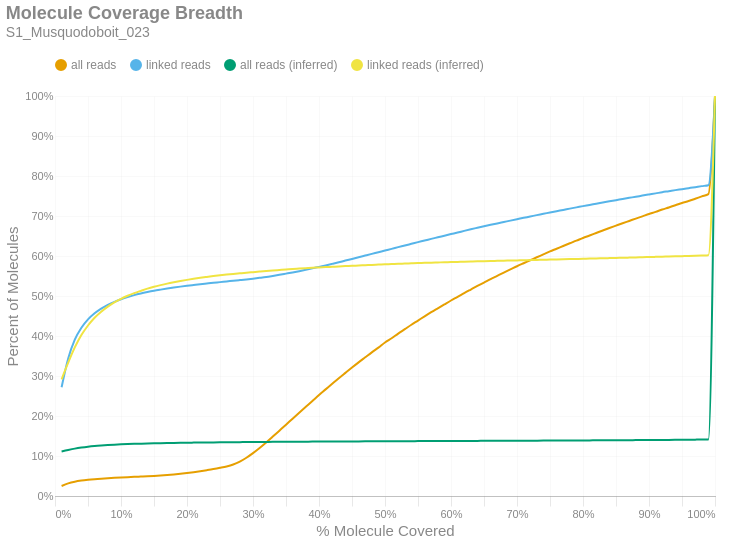

Notebook code cell kept with this figure:
### Markdown cell above
### Molecule Read Coverage
This chart shows molecule coverage breadth as computed by the number of bases aligned to that molecule. In other words, "*how much of each unique long molecule is actually sequenced/aligned?*" Keep in mind there is a distinction between sequences and alignments, since some sequences belonging to a particular molecule may not align well and wouldn't appear in the alignment data. This chart also shows molecule coverage breadth as computed by the *inferred fragment* from which the aligned sequences originate. Unlike read coverage, this calculation takes into account the total insert size, including unsequenced gaps between the forward and reverse reads. Like the previous figures, these are cumulative percents.

### Code cell
if SKIPLR:
    print_html(f"Skipped")
else:
    binned_df = consolidated_hist(valids['coverage_bp'], mask, 0.01, True)
    binned_df_inf = consolidated_hist(valids['coverage_inserts'], mask, 0.01, True)
    binned_df = binned_df.with_columns(pl.lit(binned_df_inf['all reads (cumsum)']).alias('all reads (inferred)'))
    binned_df = binned_df.with_columns(pl.lit(binned_df_inf['linked reads (cumsum)']).alias('linked reads (inferred)'))
    binned_df = binned_df.with_columns(
        (pl.col('bin').cast(pl.Float64) + 0.01).alias('right_edge')
    )

    with SafeRender(binned_df):
        (
            density_plot(binned_df, 'Molecule Coverage Breadth', samplename, 'molcov', ['all reads (inferred)','linked reads (inferred)'])
            .encode(
                #x=alt.X('bin:Q', title="% Molecule Covered").axis(format = '%').scale(padding=0),
                x=alt.X('right_edge:Q', title="% Molecule Covered").axis(format='%').scale(padding=0),
                y=alt.Y('value:Q', title='Percent of Molecules')
                    .axis(format='%')
                    .stack(False)
                    .scale(domainMin=0, padding=0),
                color=alt.Color("key:N").scale(domain = ["all reads", "linked reads", "all reads (inferred)", "linked reads (inferred)"]),
                tooltip = [
                    alt.Tooltip("key:N", title = "Data Type"),
                    alt.Tooltip("range_label:N", title="% Molecule Covered"),
                    alt.Tooltip("value:Q", format = ".2%", title="% Molecules")
                ]
            )
        ).display()

### Figure 1 — Vega-Lite specification as saved in the notebook (floating-point values rounded to 4 significant figures)
{"width": "container", "height": 400, "config": {"title": {"anchor": "start", "dy": -15, "fontSize": 18, "color": "#888888", "subtitleColor": "#888888", "subtitleFontSize": 14}, "arc": {"fill": "#0072B2"}, "axis": {"domainColor": "#888888", "domainWidth": 0.5, "gridWidth": 0.2, "grid": false, "titleFontWeight": 400, "titleFontSize": 15, "labelFontSize": 11, "labelColor": "#888888", "tickColor": "#888888", "tickWidth": 0.2, "titleColor": "#888888"}, "axisBand": {"grid": false}, "axisX": {"grid": true, "tickSize": 10, "domainCap": "round"}, "axisY": {"domain": false, "grid": true, "tickSize": 0, "domainCap": "round"}, "background": "transparent", "header": {"labelFontSize": 15, "labelColor": "#888888", "titleFontSize": 15, "titleFontWeight": 600, "titleColor": "#888888"}, "legend": {"labelFont": "sans-serif", "labelFontSize": 12, "labelColor": "#888888", "symbolSize": 100, "symbolType": "circle", "titleFontSize": 12, "titlePadding": 10, "titleColor": "#888888", "title": null, "orient": "top"}, "range": {"category": ["#E69F00", "#56B4E9", "#009E73", "#F0E442", "#0072B2", "#D55E00", "#CC79A7", "#000000"], "diverging": ["#cfe8f3", "#a2d4ec", "#73bfe2", "#46abdb", "#1696d2", "#12719e"]}, "area": {"fill": "#0072B2", "fillOpacity": 0.7, "line": true, "strokeOpacity": 0.7}, "line": {"color": "#0072B2", "stroke": "#0072B2", "strokeWidth": 2}, "trail": {"color": "#0072B2", "stroke": "#0072B2", "strokeWidth": 0, "size": 1}, "point": {"filled": true, "fillOpacity": 1.0, "size": 95}, "text": {"color": "#888888", "fontSize": 11, "align": "right", "fontWeight": 400, "size": 11}, "bar": {"fill": "#0072B2", "stroke": null}, "view": {"stroke": null, "continuousWidth": 660, "continuousHeight": 400}}, "data": {"name": "data-cb3903264679a934cd5b0e10487278dd"}, "mark": {"type": "line", "interpolate": "monotone", "point": {"opacity": 0, "size": 275}}, "encoding": {"color": {"field": "key", "scale": {"domain": ["all reads", "linked reads", "all reads (inferred)", "linked reads (inferred)"]}, "type": "nominal"}, "tooltip": [{"field": "key", "title": "Data Type", "type": "nominal"}, {"field": "range_label", "title": "% Molecule Covered", "type": "nominal"}, {"field": "value", "format": ".2%", "title": "% Molecules", "type": "quantitative"}], "x": {"axis": {"format": "%"}, "field": "right_edge", "scale": {"padding": 0}, "title": "% Molecule Covered", "type": "quantitative"}, "y": {"axis": {"format": "%"}, "field": "value", "scale": {"domainMin": 0, "padding": 0}, "stack": false, "title": "Percent of Molecules", "type": "quantitative"}}, "params": [{"name": "param_c36ac31b6afebe62", "select": {"type": "point", "fields": ["key"]}, "bind": "legend"}], "title": {"text": "Molecule Coverage Breadth", "subtitle": "S1_Musquodoboit_023"}, "transform": [{"fold": ["all reads (cumsum)", "linked reads (cumsum)", "all reads (inferred)", "linked reads (inferred)"]}, {"calculate": "replace(datum.key, ' (cumsum)', '')", "as": "key"}, {"filter": {"param": "param_c36ac31b6afebe62"}}], "usermeta": {"embedOptions": {"downloadFileName": "S1_Musquodoboit_023.molcov"}}, "$schema": "https://vega.github.io/schema/vega-lite/v6.1.0.json", "datasets": {"data-cb3903264679a934cd5b0e10487278dd": [{"bin": "0.0", "interval": "0.0-0.01", "all reads": 0.02504, "linked reads": 0.272, "all reads (cumsum)": 0.02504, "linked reads (cumsum)": 0.272, "range_label": "0.0-0.01", "all reads (inferred)": 0.1115, "linked reads (inferred)": 0.2917, "right_edge": 0.01}, {"bin": "0.01", "interval": "0.01-0.02", "all reads": 0.006424, "linked reads": 0.07164, "all reads (cumsum)": 0.03146, "linked reads (cumsum)": 0.3436, "range_label": "0.01-0.02", "all reads (inferred)": 0.1151, "linked reads (inferred)": 0.3333, "right_edge": 0.02}, {"bin": "0.02", "interval": "0.02-0.03", "all reads": 0.00427, "linked reads": 0.04705, "all reads (cumsum)": 0.03573, "linked reads (cumsum)": 0.3907, "range_label": "0.02-0.03", "all reads (inferred)": 0.1185, "linked reads (inferred)": 0.3714, "right_edge": 0.03}, {"bin": "0.03", "interval": "0.03-0.04", "all reads": 0.002832, "linked reads": 0.0298, "all reads (cumsum)": 0.03857, "linked reads (cumsum)": 0.4205, "range_label": "0.03-0.04", "all reads (inferred)": 0.1211, "linked reads (inferred)": 0.4022, "right_edge": 0.04}, {"bin": "0.04", "interval": "0.04-0.05", "all reads": 0.002032, "linked reads": 0.02093, "all reads (cumsum)": 0.0406, "linked reads (cumsum)": 0.4414, "range_label": "0.04-0.05", "all reads (inferred)": 0.1233, "linked reads (inferred)": 0.4262, "right_edge": 0.05}, {"bin": "0.05", "interval": "0.05-0.06", "all reads": 0.001577, "linked reads": 0.01531, "all reads (cumsum)": 0.04218, "linked reads (cumsum)": 0.4567, "range_label": "0.05-0.06", "all reads (inferred)": 0.125, "linked reads (inferred)": 0.4455, "right_edge": 0.06}, {"bin": "0.06", "interval": "0.06-0.07", "all reads": 0.001251, "linked reads": 0.01169, "all reads (cumsum)": 0.04343, "linked reads (cumsum)": 0.4684, "range_label": "0.06-0.07", "all reads (inferred)": 0.1263, "linked reads (inferred)": 0.4606, "right_edge": 0.07}, {"bin": "0.07", "interval": "0.07-0.08", "all reads": 0.001049, "linked reads": 0.009384, "all reads (cumsum)": 0.04448, "linked reads (cumsum)": 0.4778, "range_label": "0.07-0.08", "all reads (inferred)": 0.1274, "linked reads (inferred)": 0.4734, "right_edge": 0.08}, {"bin": "0.08", "interval": "0.08-0.09", "all reads": 0.0009319, "linked reads": 0.007709, "all reads (cumsum)": 0.04541, "linked reads (cumsum)": 0.4855, "range_label": "0.08-0.09", "all reads (inferred)": 0.1283, "linked reads (inferred)": 0.4841, "right_edge": 0.09}, {"bin": "0.09", "interval": "0.09-0.1", "all reads": 0.0008685, "linked reads": 0.006307, "all reads (cumsum)": 0.04628, "linked reads (cumsum)": 0.4918, "range_label": "0.09-0.1", "all reads (inferred)": 0.1291, "linked reads (inferred)": 0.493, "right_edge": 0.1}, {"bin": "0.1", "interval": "0.1-0.11", "all reads": 0.000829, "linked reads": 0.00559, "all reads (cumsum)": 0.04711, "linked reads (cumsum)": 0.4974, "range_label": "0.1-0.11", "all reads (inferred)": 0.1298, "linked reads (inferred)": 0.5006, "right_edge": 0.11}, {"bin": "0.11", "interval": "0.11-0.12", "all reads": 0.0007906, "linked reads": 0.004826, "all reads (cumsum)": 0.0479, "linked reads (cumsum)": 0.5022, "range_label": "0.11-0.12", "all reads (inferred)": 0.1303, "linked reads (inferred)": 0.5071, "right_edge": 0.12}, {"bin": "0.12", "interval": "0.12-0.13", "all reads": 0.0007441, "linked reads": 0.004044, "all reads (cumsum)": 0.04864, "linked reads (cumsum)": 0.5063, "range_label": "0.12-0.13", "all reads (inferred)": 0.1308, "linked reads (inferred)": 0.5129, "right_edge": 0.13}, {"bin": "0.13", "interval": "0.13-0.14", "all reads": 0.0007499, "linked reads": 0.003545, "all reads (cumsum)": 0.04939, "linked reads (cumsum)": 0.5098, "range_label": "0.13-0.14", "all reads (inferred)": 0.1313, "linked reads (inferred)": 0.5184, "right_edge": 0.14}, {"bin": "0.14", "interval": "0.14-0.15", "all reads": 0.0008359, "linked reads": 0.00323, "all reads (cumsum)": 0.05023, "linked reads (cumsum)": 0.513, "range_label": "0.14-0.15", "all reads (inferred)": 0.1317, "linked reads (inferred)": 0.5231, "right_edge": 0.15}, {"bin": "0.15", "interval": "0.15-0.16", "all reads": 0.0009994, "linked reads": 0.002878, "all reads (cumsum)": 0.05123, "linked reads (cumsum)": 0.5159, "range_label": "0.15-0.16", "all reads (inferred)": 0.1321, "linked reads (inferred)": 0.5272, "right_edge": 0.16}, {"bin": "0.16", "interval": "0.16-0.17", "all reads": 0.001198, "linked reads": 0.002744, "all reads (cumsum)": 0.05242, "linked reads (cumsum)": 0.5187, "range_label": "0.16-0.17", "all reads (inferred)": 0.1324, "linked reads (inferred)": 0.5309, "right_edge": 0.17}, {"bin": "0.17", "interval": "0.17-0.18", "all reads": 0.001469, "linked reads": 0.002503, "all reads (cumsum)": 0.05389, "linked reads (cumsum)": 0.5212, "range_label": "0.17-0.18", "all reads (inferred)": 0.1327, "linked reads (inferred)": 0.5343, "right_edge": 0.18}, {"bin": "0.18", "interval": "0.18-0.19", "all reads": 0.001697, "linked reads": 0.002267, "all reads (cumsum)": 0.05559, "linked reads (cumsum)": 0.5234, "range_label": "0.18-0.19", "all reads (inferred)": 0.133, "linked reads (inferred)": 0.5374, "right_edge": 0.19}, {"bin": "0.19", "interval": "0.19-0.2", "all reads": 0.001933, "linked reads": 0.002096, "all reads (cumsum)": 0.05752, "linked reads (cumsum)": 0.5255, "range_label": "0.19-0.2", "all reads (inferred)": 0.1332, "linked reads (inferred)": 0.5403, "right_edge": 0.2}, {"bin": "0.2", "interval": "0.2-0.21", "all reads": 0.002109, "linked reads": 0.002013, "all reads (cumsum)": 0.05963, "linked reads (cumsum)": 0.5275, "range_label": "0.2-0.21", "all reads (inferred)": 0.1335, "linked reads (inferred)": 0.5429, "right_edge": 0.21}, {"bin": "0.21", "interval": "0.21-0.22", "all reads": 0.002358, "linked reads": 0.001994, "all reads (cumsum)": 0.06199, "linked reads (cumsum)": 0.5295, "range_label": "0.21-0.22", "all reads (inferred)": 0.1337, "linked reads (inferred)": 0.5453, "right_edge": 0.22}, {"bin": "0.22", "interval": "0.22-0.23", "all reads": 0.002555, "linked reads": 0.001777, "all reads (cumsum)": 0.06455, "linked reads (cumsum)": 0.5313, "range_label": "0.22-0.23", "all reads (inferred)": 0.1339, "linked reads (inferred)": 0.5476, "right_edge": 0.23}, {"bin": "0.23", "interval": "0.23-0.24", "all reads": 0.002726, "linked reads": 0.001754, "all reads (cumsum)": 0.06727, "linked reads (cumsum)": 0.5331, "range_label": "0.23-0.24", "all reads (inferred)": 0.1341, "linked reads (inferred)": 0.5498, "right_edge": 0.24}, {"bin": "0.24", "interval": "0.24-0.25", "all reads": 0.003122, "linked reads": 0.001633, "all reads (cumsum)": 0.07039, "linked reads (cumsum)": 0.5347, "range_label": "0.24-0.25", "all reads (inferred)": 0.1342, "linked reads (inferred)": 0.5517, "right_edge": 0.25}, {"bin": "0.25", "interval": "0.25-0.26", "all reads": 0.003515, "linked reads": 0.001708, "all reads (cumsum)": 0.07391, "linked reads (cumsum)": 0.5364, "range_label": "0.25-0.26", "all reads (inferred)": 0.1344, "linked reads (inferred)": 0.5535, "right_edge": 0.26}, {"bin": "0.26", "interval": "0.26-0.27", "all reads": 0.004913, "linked reads": 0.001624, "all reads (cumsum)": 0.07882, "linked reads (cumsum)": 0.538, "range_label": "0.26-0.27", "all reads (inferred)": 0.1345, "linked reads (inferred)": 0.5551, "right_edge": 0.27}, {"bin": "0.27", "interval": "0.27-0.28", "all reads": 0.007174, "linked reads": 0.001708, "all reads (cumsum)": 0.08599, "linked reads (cumsum)": 0.5397, "range_label": "0.27-0.28", "all reads (inferred)": 0.1347, "linked reads (inferred)": 0.5567, "right_edge": 0.28}, {"bin": "0.28", "interval": "0.28-0.29", "all reads": 0.009675, "linked reads": 0.001745, "all reads (cumsum)": 0.09567, "linked reads (cumsum)": 0.5415, "range_label": "0.28-0.29", "all reads (inferred)": 0.1348, "linked reads (inferred)": 0.5582, "right_edge": 0.29}, {"bin": "0.29", "interval": "0.29-0.3", "all reads": 0.0116, "linked reads": 0.00192, "all reads (cumsum)": 0.1073, "linked reads (cumsum)": 0.5434, "range_label": "0.29-0.3", "all reads (inferred)": 0.1349, "linked reads (inferred)": 0.5597, "right_edge": 0.3}, {"bin": "0.3", "interval": "0.3-0.31", "all reads": 0.01283, "linked reads": 0.002041, "all reads (cumsum)": 0.1201, "linked reads (cumsum)": 0.5454, "range_label": "0.3-0.31", "all reads (inferred)": 0.1351, "linked reads (inferred)": 0.5611, "right_edge": 0.31}, {"bin": "0.31", "interval": "0.31-0.32", "all reads": 0.0138, "linked reads": 0.002166, "all reads (cumsum)": 0.1339, "linked reads (cumsum)": 0.5476, "range_label": "0.31-0.32", "all reads (inferred)": 0.1352, "linked reads (inferred)": 0.5626, "right_edge": 0.32}, {"bin": "0.32", "interval": "0.32-0.33", "all reads": 0.01455, "linked reads": 0.002619, "all reads (cumsum)": 0.1485, "linked reads (cumsum)": 0.5502, "range_label": "0.32-0.33", "all reads (inferred)": 0.1353, "linked reads (inferred)": 0.5639, "right_edge": 0.33}, {"bin": "0.33", "interval": "0.33-0.34", "all reads": 0.01486, "linked reads": 0.002735, "all reads (cumsum)": 0.1633, "linked reads (cumsum)": 0.553, "range_label": "0.33-0.34", "all reads (inferred)": 0.1354, "linked reads (inferred)": 0.5651, "right_edge": 0.34}, {"bin": "0.34", "interval": "0.34-0.35", "all reads": 0.01489, "linked reads": 0.002952, "all reads (cumsum)": 0.1782, "linked reads (cumsum)": 0.5559, "range_label": "0.34-0.35", "all reads (inferred)": 0.1356, "linked reads (inferred)": 0.5663, "right_edge": 0.35}, {"bin": "0.35", "interval": "0.35-0.36", "all reads": 0.01507, "linked reads": 0.00298, "all reads (cumsum)": 0.1933, "linked reads (cumsum)": 0.5589, "range_label": "0.35-0.36", "all reads (inferred)": 0.1357, "linked reads (inferred)": 0.5675, "right_edge": 0.36}, {"bin": "0.36", "interval": "0.36-0.37", "all reads": 0.01493, "linked reads": 0.003142, "all reads (cumsum)": 0.2082, "linked reads (cumsum)": 0.562, "range_label": "0.36-0.37", "all reads (inferred)": 0.1358, "linked reads (inferred)": 0.5685, "right_edge": 0.37}, {"bin": "0.37", "interval": "0.37-0.38", "all reads": 0.01477, "linked reads": 0.003438, "all reads (cumsum)": 0.223, "linked reads (cumsum)": 0.5655, "range_label": "0.37-0.38", "all reads (inferred)": 0.1359, "linked reads (inferred)": 0.5695, "right_edge": 0.38}, {"bin": "0.38", "interval": "0.38-0.39", "all reads": 0.01469, "linked reads": 0.003586, "all reads (cumsum)": 0.2377, "linked reads (cumsum)": 0.5691, "range_label": "0.38-0.39", "all reads (inferred)": 0.136, "linked reads (inferred)": 0.5706, "right_edge": 0.39}, {"bin": "0.39", "interval": "0.39-0.4", "all reads": 0.01483, "linked reads": 0.003785, "all reads (cumsum)": 0.2525, "linked reads (cumsum)": 0.5728, "range_label": "0.39-0.4", "all reads (inferred)": 0.136, "linked reads (inferred)": 0.5714, "right_edge": 0.4}, {"bin": "0.4", "interval": "0.4-0.41", "all reads": 0.01406, "linked reads": 0.003628, "all reads (cumsum)": 0.2666, "linked reads (cumsum)": 0.5765, "range_label": "0.4-0.41", "all reads (inferred)": 0.1361, "linked reads (inferred)": 0.5723, "right_edge": 0.41}, {"bin": "0.41", "interval": "0.41-0.42", "all reads": 0.01407, "linked reads": 0.003869, "all reads (cumsum)": 0.2806, "linked reads (cumsum)": 0.5803, "range_label": "0.41-0.42", "all reads (inferred)": 0.1362, "linked reads (inferred)": 0.5731, "right_edge": 0.42}, {"bin": "0.42", "interval": "0.42-0.43", "all reads": 0.01387, "linked reads": 0.00397, "all reads (cumsum)": 0.2945, "linked reads (cumsum)": 0.5843, "range_label": "0.42-0.43", "all reads (inferred)": 0.1363, "linked reads (inferred)": 0.5739, "right_edge": 0.43}, {"bin": "0.43", "interval": "0.43-0.44", "all reads": 0.01336, "linked reads": 0.004225, "all reads (cumsum)": 0.3079, "linked reads (cumsum)": 0.5885, "range_label": "0.43-0.44", "all reads (inferred)": 0.1364, "linked reads (inferred)": 0.5747, "right_edge": 0.44}, {"bin": "0.44", "interval": "0.44-0.45", "all reads": 0.01326, "linked reads": 0.004007, "all reads (cumsum)": 0.3211, "linked reads (cumsum)": 0.5925, "range_label": "0.44-0.45", "all reads (inferred)": 0.1365, "linked reads (inferred)": 0.5754, "right_edge": 0.45}, {"bin": "0.45", "interval": "0.45-0.46", "all reads": 0.01301, "linked reads": 0.004188, "all reads (cumsum)": 0.3341, "linked reads (cumsum)": 0.5967, "range_label": "0.45-0.46", "all reads (inferred)": 0.1365, "linked reads (inferred)": 0.5762, "right_edge": 0.46}, {"bin": "0.46", "interval": "0.46-0.47", "all reads": 0.01255, "linked reads": 0.00429, "all reads (cumsum)": 0.3467, "linked reads (cumsum)": 0.601, "range_label": "0.46-0.47", "all reads (inferred)": 0.1366, "linked reads (inferred)": 0.577, "right_edge": 0.47}, {"bin": "0.47", "interval": "0.47-0.48", "all reads": 0.01252, "linked reads": 0.004266, "all reads (cumsum)": 0.3592, "linked reads (cumsum)": 0.6053, "range_label": "0.47-0.48", "all reads (inferred)": 0.1367, "linked reads (inferred)": 0.5777, "right_edge": 0.48}, {"bin": "0.48", "interval": "0.48-0.49", "all reads": 0.01161, "linked reads": 0.004183, "all reads (cumsum)": 0.3708, "linked reads (cumsum)": 0.6095, "range_label": "0.48-0.49", "all reads (inferred)": 0.1368, "linked reads (inferred)": 0.5784, "right_edge": 0.49}, {"bin": "0.49", "interval": "0.49-0.5", "all reads": 0.01291, "linked reads": 0.004257, "all reads (cumsum)": 0.3837, "linked reads (cumsum)": 0.6137, "range_label": "0.49-0.5", "all reads (inferred)": 0.1369, "linked reads (inferred)": 0.5792, "right_edge": 0.5}, {"bin": "0.5", "interval": "0.5-0.51", "all reads": 0.01061, "linked reads": 0.004128, "all reads (cumsum)": 0.3943, "linked reads (cumsum)": 0.6179, "range_label": "0.5-0.51", "all reads (inferred)": 0.1369, "linked reads (inferred)": 0.5798, "right_edge": 0.51}, {"bin": "0.51", "interval": "0.51-0.52", "all reads": 0.01172, "linked reads": 0.004257, "all reads (cumsum)": 0.4061, "linked reads (cumsum)": 0.6221, "range_label": "0.51-0.52", "all reads (inferred)": 0.137, "linked reads (inferred)": 0.5805, "right_edge": 0.52}, {"bin": "0.52", "interval": "0.52-0.53", "all reads": 0.01098, "linked reads": 0.004123, "all reads (cumsum)": 0.417, "linked reads (cumsum)": 0.6262, "range_label": "0.52-0.53", "all reads (inferred)": 0.1371, "linked reads (inferred)": 0.5811, "right_edge": 0.53}, {"bin": "0.53", "interval": "0.53-0.54", "all reads": 0.01108, "linked reads": 0.00422, "all reads (cumsum)": 0.4281, "linked reads (cumsum)": 0.6305, "range_label": "0.53-0.54", "all reads (inferred)": 0.1371, "linked reads (inferred)": 0.5817, "right_edge": 0.54}, {"bin": "0.54", "interval": "0.54-0.55", "all reads": 0.01049, "linked reads": 0.004216, "all reads (cumsum)": 0.4386, "linked reads (cumsum)": 0.6347, "range_label": "0.54-0.55", "all reads (inferred)": 0.1372, "linked reads (inferred)": 0.5823, "right_edge": 0.55}, {"bin": "0.55", "interval": "0.55-0.56", "all reads": 0.01061, "linked reads": 0.003919, "all reads (cumsum)": 0.4492, "linked reads (cumsum)": 0.6386, "range_label": "0.55-0.56", "all reads (inferred)": 0.1373, "linked reads (inferred)": 0.5828, "right_edge": 0.56}, {"bin": "0.56", "interval": "0.56-0.57", "all reads": 0.01025, "linked reads": 0.004211, "all reads (cumsum)": 0.4595, "linked reads (cumsum)": 0.6428, "range_label": "0.56-0.57", "all reads (inferred)": 0.1373, "linked reads (inferred)": 0.5834, "right_edge": 0.57}, {"bin": "0.57", "interval": "0.57-0.58", "all reads": 0.009826, "linked reads": 0.00398, "all reads (cumsum)": 0.4693, "linked reads (cumsum)": 0.6468, "range_label": "0.57-0.58", "all reads (inferred)": 0.1374, "linked reads (inferred)": 0.5839, "right_edge": 0.58}, {"bin": "0.58", "interval": "0.58-0.59", "all reads": 0.009767, "linked reads": 0.004007, "all reads (cumsum)": 0.4791, "linked reads (cumsum)": 0.6508, "range_label": "0.58-0.59", "all reads (inferred)": 0.1375, "linked reads (inferred)": 0.5844, "right_edge": 0.59}, {"bin": "0.59", "interval": "0.59-0.6", "all reads": 0.009686, "linked reads": 0.003993, "all reads (cumsum)": 0.4887, "linked reads (cumsum)": 0.6548, "range_label": "0.59-0.6", "all reads (inferred)": 0.1375, "linked reads (inferred)": 0.5848, "right_edge": 0.6}, {"bin": "0.6", "interval": "0.6-0.61", "all reads": 0.009072, "linked reads": 0.003878, "all reads (cumsum)": 0.4978, "linked reads (cumsum)": 0.6587, "range_label": "0.6-0.61", "all reads (inferred)": 0.1376, "linked reads (inferred)": 0.5853, "right_edge": 0.61}, {"bin": "0.61", "interval": "0.61-0.62", "all reads": 0.009382, "linked reads": 0.004179, "all reads (cumsum)": 0.5072, "linked reads (cumsum)": 0.6628, "range_label": "0.61-0.62", "all reads (inferred)": 0.1377, "linked reads (inferred)": 0.5858, "right_edge": 0.62}, {"bin": "0.62", "interval": "0.62-0.63", "all reads": 0.008957, "linked reads": 0.003947, "all reads (cumsum)": 0.5162, "linked reads (cumsum)": 0.6668, "range_label": "0.62-0.63", "all reads (inferred)": 0.1377, "linked reads (inferred)": 0.5862, "right_edge": 0.63}, {"bin": "0.63", "interval": "0.63-0.64", "all reads": 0.008879, "linked reads": 0.003762, "all reads (cumsum)": 0.525, "linked reads (cumsum)": 0.6705, "range_label": "0.63-0.64", "all reads (inferred)": 0.1378, "linked reads (inferred)": 0.5866, "right_edge": 0.64}, {"bin": "0.64", "interval": "0.64-0.65", "all reads": 0.008563, "linked reads": 0.003725, "all reads (cumsum)": 0.5336, "linked reads (cumsum)": 0.6743, "range_label": "0.64-0.65", "all reads (inferred)": 0.1378, "linked reads (inferred)": 0.587, "right_edge": 0.65}, {"bin": "0.65", "interval": "0.65-0.66", "all reads": 0.008745, "linked reads": 0.003665, "all reads (cumsum)": 0.5423, "linked reads (cumsum)": 0.6779, "range_label": "0.65-0.66", "all reads (inferred)": 0.1379, "linked reads (inferred)": 0.5874, "right_edge": 0.66}, {"bin": "0.66", "interval": "0.66-0.67", "all reads": 0.008184, "linked reads": 0.003568, "all reads (cumsum)": 0.5505, "linked reads (cumsum)": 0.6815, "range_label": "0.66-0.67", "all reads (inferred)": 0.138, "linked reads (inferred)": 0.5878, "right_edge": 0.67}, {"bin": "0.67", "interval": "0.67-0.68", "all reads": 0.008139, "linked reads": 0.003475, "all reads (cumsum)": 0.5587, "linked reads (cumsum)": 0.685, "range_label": "0.67-0.68", "all reads (inferred)": 0.1381, "linked reads (inferred)": 0.5883, "right_edge": 0.68}, {"bin": "0.68", "interval": "0.68-0.69", "all reads": 0.007834, "linked reads": 0.003484, "all reads (cumsum)": 0.5665, "linked reads (cumsum)": 0.6885, "range_label": "0.68-0.69", "all reads (inferred)": 0.1381, "linked reads (inferred)": 0.5886, "right_edge": 0.69}, {"bin": "0.69", "interval": "0.69-0.7", "all reads": 0.007906, "linked reads": 0.003471, "all reads (cumsum)": 0.5744, "linked reads (cumsum)": 0.6919, "range_label": "0.69-0.7", "all reads (inferred)": 0.1382, "linked reads (inferred)": 0.589, "right_edge": 0.7}, {"bin": "0.7", "interval": "0.7-0.71", "all reads": 0.00752, "linked reads": 0.003457, "all reads (cumsum)": 0.5819, "linked reads (cumsum)": 0.6954, "range_label": "0.7-0.71", "all reads (inferred)": 0.1383, "linked reads (inferred)": 0.5895, "right_edge": 0.71}, {"bin": "0.71", "interval": "0.71-0.72", "all reads": 0.007432, "linked reads": 0.003332, "all reads (cumsum)": 0.5894, "linked reads (cumsum)": 0.6987, "range_label": "0.71-0.72", "all reads (inferred)": 0.1383, "linked reads (inferred)": 0.5899, "right_edge": 0.72}, {"bin": "0.72", "interval": "0.72-0.73", "all reads": 0.007488, "linked reads": 0.003434, "all reads (cumsum)": 0.5969, "linked reads (cumsum)": 0.7022, "range_label": "0.72-0.73", "all reads (inferred)": 0.1384, "linked reads (inferred)": 0.5903, "right_edge": 0.73}, {"bin": "0.73", "interval": "0.73-0.74", "all reads": 0.007228, "linked reads": 0.003262, "all reads (cumsum)": 0.6041, "linked reads (cumsum)": 0.7054, "range_label": "0.73-0.74", "all reads (inferred)": 0.1385, "linked reads (inferred)": 0.5907, "right_edge": 0.74}, {"bin": "0.74", "interval": "0.74-0.75", "all reads": 0.00747, "linked reads": 0.003415, "all reads (cumsum)": 0.6116, "linked reads (cumsum)": 0.7088, "range_label": "0.74-0.75", "all reads (inferred)": 0.1386, "linked reads (inferred)": 0.5911, "right_edge": 0.75}, {"bin": "0.75", "interval": "0.75-0.76", "all reads": 0.006668, "linked reads": 0.003285, "all reads (cumsum)": 0.6182, "linked reads (cumsum)": 0.7121, "range_label": "0.75-0.76", "all reads (inferred)": 0.1386, "linked reads (inferred)": 0.5915, "right_edge": 0.76}, {"bin": "0.76", "interval": "0.76-0.77", "all reads": 0.006862, "linked reads": 0.003059, "all reads (cumsum)": 0.6251, "linked reads (cumsum)": 0.7152, "range_label": "0.76-0.77", "all reads (inferred)": 0.1387, "linked reads (inferred)": 0.5919, "right_edge": 0.77}, {"bin": "0.77", "interval": "0.77-0.78", "all reads": 0.006679, "linked reads": 0.00329, "all reads (cumsum)": 0.6318, "linked reads (cumsum)": 0.7185, "range_label": "0.77-0.78", "all reads (inferred)": 0.1388, "linked reads (inferred)": 0.5923, "right_edge": 0.78}, {"bin": "0.78", "interval": "0.78-0.79", "all reads": 0.006513, "linked reads": 0.003068, "all reads (cumsum)": 0.6383, "linked reads (cumsum)": 0.7215, "range_label": "0.78-0.79", "all reads (inferred)": 0.1389, "linked reads (inferred)": 0.5927, "right_edge": 0.79}, {"bin": "0.79", "interval": "0.79-0.8", "all reads": 0.006851, "linked reads": 0.003137, "all reads (cumsum)": 0.6451, "linked reads (cumsum)": 0.7247, "range_label": "0.79-0.8", "all reads (inferred)": 0.139, "linked reads (inferred)": 0.5931, "right_edge": 0.8}, {"bin": "0.8", "interval": "0.8-0.81", "all reads": 0.006118, "linked reads": 0.002971, "all reads (cumsum)": 0.6512, "linked reads (cumsum)": 0.7276, "range_label": "0.8-0.81", "all reads (inferred)": 0.1391, "linked reads (inferred)": 0.5935, "right_edge": 0.81}, {"bin": "0.81", "interval": "0.81-0.82", "all reads": 0.006304, "linked reads": 0.003091, "all reads (cumsum)": 0.6575, "linked reads (cumsum)": 0.7307, "range_label": "0.81-0.82", "all reads (inferred)": 0.1391, "linked reads (inferred)": 0.5939, "right_edge": 0.82}, {"bin": "0.82", "interval": "0.82-0.83", "all reads": 0.006289, "linked reads": 0.002989, "all reads (cumsum)": 0.6638, "linked reads (cumsum)": 0.7337, "range_label": "0.82-0.83", "all reads (inferred)": 0.1392, "linked reads (inferred)": 0.5944, "right_edge": 0.83}, {"bin": "0.83", "interval": "0.83-0.84", "all reads": 0.00618, "linked reads": 0.003026, "all reads (cumsum)": 0.67, "linked reads (cumsum)": 0.7368, "range_label": "0.83-0.84", "all reads (inferred)": 0.1393, "linked reads (inferred)": 0.5948, "right_edge": 0.84}, {"bin": "0.84", "interval": "0.84-0.85", "all reads": 0.005923, "linked reads": 0.002804, "all reads (cumsum)": 0.6759, "linked reads (cumsum)": 0.7396, "range_label": "0.84-0.85", "all reads (inferred)": 0.1394, "linked reads (inferred)": 0.5952, "right_edge": 0.85}, {"bin": "0.85", "interval": "0.85-0.86", "all reads": 0.005906, "linked reads": 0.003012, "all reads (cumsum)": 0.6818, "linked reads (cumsum)": 0.7426, "range_label": "0.85-0.86", "all reads (inferred)": 0.1395, "linked reads (inferred)": 0.5955, "right_edge": 0.86}, {"bin": "0.86", "interval": "0.86-0.87", "all reads": 0.005825, "linked reads": 0.002804, "all reads (cumsum)": 0.6877, "linked reads (cumsum)": 0.7454, "range_label": "0.86-0.87", "all reads (inferred)": 0.1396, "linked reads (inferred)": 0.596, "right_edge": 0.87}, {"bin": "0.87", "interval": "0.87-0.88", "all reads": 0.005847, "linked reads": 0.002739, "all reads (cumsum)": 0.6935, "linked reads (cumsum)": 0.7481, "range_label": "0.87-0.88", "all reads (inferred)": 0.1397, "linked reads (inferred)": 0.5965, "right_edge": 0.88}, {"bin": "0.88", "interval": "0.88-0.89", "all reads": 0.005671, "linked reads": 0.002897, "all reads (cumsum)": 0.6992, "linked reads (cumsum)": 0.751, "range_label": "0.88-0.89", "all reads (inferred)": 0.1398, "linked reads (inferred)": 0.5969, "right_edge": 0.89}, {"bin": "0.89", "interval": "0.89-0.9", "all reads": 0.005782, "linked reads": 0.002786, "all reads (cumsum)": 0.705, "linked reads (cumsum)": 0.7538, "range_label": "0.89-0.9", "all reads (inferred)": 0.1399, "linked reads (inferred)": 0.5974, "right_edge": 0.9}, {"bin": "0.9", "interval": "0.9-0.91", "all reads": 0.005345, "linked reads": 0.002744, "all reads (cumsum)": 0.7103, "linked reads (cumsum)": 0.7565, "range_label": "0.9-0.91", "all reads (inferred)": 0.1401, "linked reads (inferred)": 0.5978, "right_edge": 0.91}, {"bin": "0.91", "interval": "0.91-0.92", "all reads": 0.005873, "linked reads": 0.002915, "all reads (cumsum)": 0.7162, "linked reads (cumsum)": 0.7595, "range_label": "0.91-0.92", "all reads (inferred)": 0.1402, "linked reads (inferred)": 0.5983, "right_edge": 0.92}, {"bin": "0.92", "interval": "0.92-0.93", "all reads": 0.005134, "linked reads": 0.002587, "all reads (cumsum)": 0.7213, "linked reads (cumsum)": 0.762, "range_label": "0.92-0.93", "all reads (inferred)": 0.1403, "linked reads (inferred)": 0.5987, "right_edge": 0.93}, {"bin": "0.93", "interval": "0.93-0.94", "all reads": 0.005467, "linked reads": 0.00267, "all reads (cumsum)": 0.7268, "linked reads (cumsum)": 0.7647, "range_label": "0.93-0.94", "all reads (inferred)": 0.1404, "linked reads (inferred)": 0.5992, "right_edge": 0.94}, {"bin": "0.94", "interval": "0.94-0.95", "all reads": 0.005852, "linked reads": 0.002416, "all reads (cumsum)": 0.7326, "linked reads (cumsum)": 0.7671, "range_label": "0.94-0.95", "all reads (inferred)": 0.1406, "linked reads (inferred)": 0.5996, "right_edge": 0.95}, {"bin": "0.95", "interval": "0.95-0.96", "all reads": 0.004791, "linked reads": 0.002499, "all reads (cumsum)": 0.7374, "linked reads (cumsum)": 0.7696, "range_label": "0.95-0.96", "all reads (inferred)": 0.1408, "linked reads (inferred)": 0.6001, "right_edge": 0.96}, {"bin": "0.96", "interval": "0.96-0.97", "all reads": 0.005667, "linked reads": 0.002503, "all reads (cumsum)": 0.7431, "linked reads (cumsum)": 0.7721, "range_label": "0.96-0.97", "all reads (inferred)": 0.1409, "linked reads (inferred)": 0.6007, "right_edge": 0.97}, {"bin": "0.97", "interval": "0.97-0.98", "all reads": 0.005929, "linked reads": 0.00254, "all reads (cumsum)": 0.749, "linked reads (cumsum)": 0.7747, "range_label": "0.97-0.98", "all reads (inferred)": 0.1411, "linked reads (inferred)": 0.6014, "right_edge": 0.98}, {"bin": "0.98", "interval": "0.98-0.99", "all reads": 0.005609, "linked reads": 0.002411, "all reads (cumsum)": 0.7546, "linked reads (cumsum)": 0.7771, "range_label": "0.98-0.99", "all reads (inferred)": 0.1414, "linked reads (inferred)": 0.6022, "right_edge": 0.99}, {"bin": "0.99", "interval": "0.99-1.0", "all reads": 0.2454, "linked reads": 0.2229, "all reads (cumsum)": 1.0, "linked reads (cumsum)": 1.0, "range_label": "0.99-1.0", "all reads (inferred)": 1.0, "linked reads (inferred)": 1.0, "right_edge": 1.0}]}}
